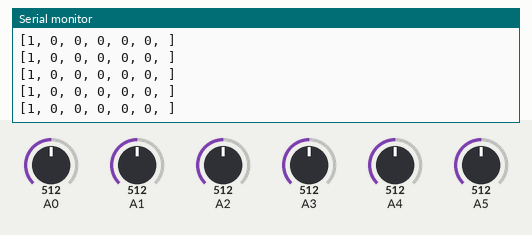
A sketch run on a simulated Arduino Uno, built with avr-gcc and run on an emulated ATmega328P. Shown: the last lines printed to the serial monitor. The inputs (shaded band) are chosen by the test bench; at power-on: A1 = 512, A2 = 512, A0 = 512, A3 = 512, A4 = 512, A5 = 512.

Above: at 1.2 s.
1.3 s: A1 set to 716
At 2.1 s:
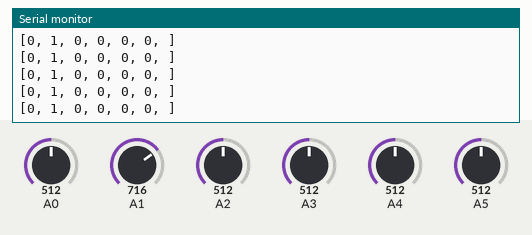
4.3 s: A2 set to 860
At 5.2 s:
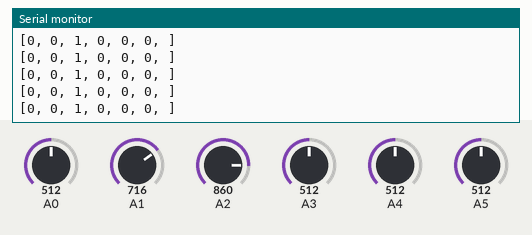
5.8 s: A0 set to 860
At 6.9 s:
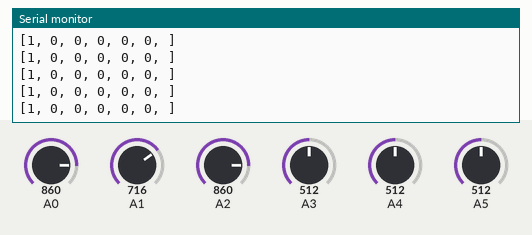
8.8 s: A3 set to 992
At 9.8 s:
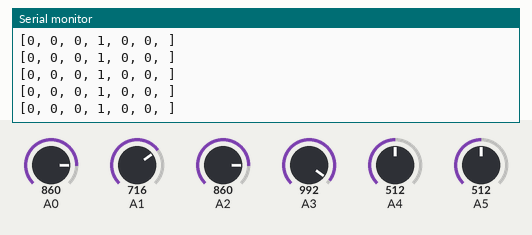
11.8 s: A0 set to 992
At 12.6 s:
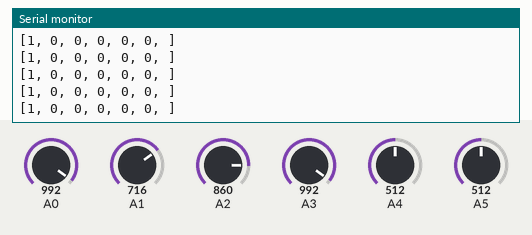

The sketch:

sensor_POC.ino
```cpp
#include <QTRSensors.h>

QTRSensors qtr;

const uint8_t SensorCount = 6;
uint16_t sensorValues[SensorCount];

void setup()
{
  // configure the sensors
  qtr.setTypeAnalog();
  qtr.setSensorPins((const uint8_t[]){A0, A1, A2, A3, A4, A5}, SensorCount);

  Serial.begin(9600);
}


void loop(){
  int output[6] = {0,0,0,0,0,0};
  qtr.read(sensorValues);
  int max = 0;
  int index = 0;
  bool stop = true;
  for (uint8_t i = 0; i < SensorCount; i++)
  {
    int value = sensorValues[i];
    if(value>max){
      index = i;
      max = value;
    }
    if(value<850){
      stop = false;
    }
  }
  for (uint8_t i = 0; i < SensorCount; i++){
    if(stop){
      output[i] = 1;
    }else if(index == i){
      output[i] = 1;
    }else{
      output[i] = 0;
    }
  }
  Serial.print("[");
  for (uint8_t i = 0; i < SensorCount; i++){
    Serial.print(output[i]);
    //Serial.print(sensorValues[i]);
    Serial.print(", ");
  }
  Serial.println("]");


}
```

Measured:
- after the input at 1.3 s, the serial monitor: prints a new line after 0.08 s (image 1)
- after the input at 4.3 s, the serial monitor: prints a new line after 0.07 s (image 2)
- after the input at 5.8 s, the serial monitor: prints a new line after 0.08 s (image 3)
- after the input at 8.8 s, the serial monitor: prints a new line after 0.08 s (image 4)
